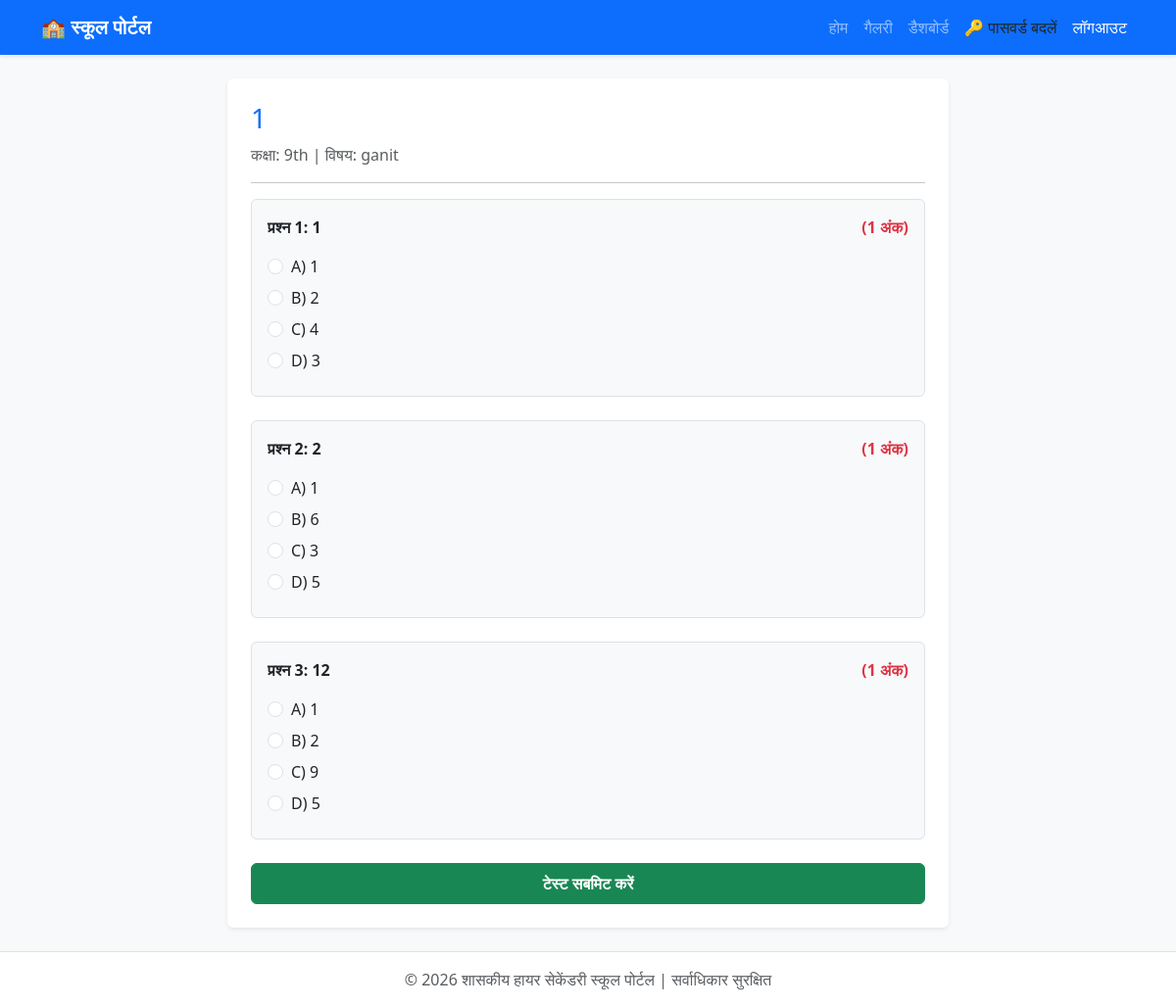
Page /test/take/5/ (signed in) on the committed database.
### core/models.py (models this page shows, shortened)
class MockTest(models.Model):
    CLASS_CHOICES = [
        ('6th', 'Class 6th'), ('7th', 'Class 7th'), ('8th', 'Class 8th'),
        ('9th', 'Class 9th'), ('10th', 'Class 10th'), ('11th', 'Class 11th'), ('12th', 'Class 12th')
    ]
    title = models.CharField(max_length=200, verbose_name="Test Naam")
    school_class = models.CharField(max_length=10, choices=CLASS_CHOICES, verbose_name="Kiske liye Class")
    subject = models.CharField(max_length=100, verbose_name="Subject")
    created_at = models.DateTimeField(auto_now_add=True)

class Question(models.Model):
    QUESTION_TYPES = (
        ('mcq', 'MCQ (Multiple Choice)'),
        ('subjective', 'Subjective / Written'),
    )
    test = models.ForeignKey(MockTest, related_name='questions', on_delete=models.CASCADE)
    question_text = models.TextField(verbose_name="Sawaal")
    question_type = models.CharField(max_length=15, choices=QUESTION_TYPES, default='mcq')
    option_a = models.CharField(max_length=255, blank=True, null=True, verbose_name="Option A")
    option_b = models.CharField(max_length=255, blank=True, null=True, verbose_name="Option B")
    option_c = models.CharField(max_length=255, blank=True, null=True, verbose_name="Option C")
    option_d = models.CharField(max_length=255, blank=True, null=True, verbose_name="Option D")
    correct_option = models.CharField(max_length=5, blank=True, null=True, verbose_name="Sahi Option (A/B/C/D)")
    max_marks = models.IntegerField(default=1, verbose_name="Marks")

### core/views.py (the view, shortened to what this page needs)
# urls.py: path('test/take/<int:test_id>/', views.take_test, name='take_test'),
@login_required
def take_test(request, test_id):
    test = get_object_or_404(MockTest, id=test_id)
    questions = test.questions.all()
    return render(request, 'core/take_test.html', {'test': test, 'questions': questions})

### core/templates/core/take_test.html (shortened to what this page needs)
{% extends 'core/base.html' %}
{% block content %}
<div class="row justify-content-center">
    <div class="col-md-8">
        <div class="card shadow-sm border-0">
            <div class="card-body p-4">
                <h3 class="card-title text-primary">{{ test.title }}</h3>
                <p class="text-muted">कक्षा: {{ test.school_class }} | विषय: {{ test.subject }}</p>
                <hr>
                <form method="POST" enctype="multipart/form-data">
                    {% for question in questions %}
                        <div class="mb-4 p-3 bg-light rounded border">
                            <p class="fw-bold text-dark">प्रश्न {{ forloop.counter }}: {{ question.question_text }} <span class="text-danger float-end">({{ question.max_marks }} अंक)</span></p>
                            {% if question.question_type == 'mcq' %}
                                <div class="form-check mb-2">
                                    <input class="form-check-input" type="radio" name="question_{{ question.id }}" value="A" id="q{{ question.id }}_a" required>
                                    <label class="form-check-label" for="q{{ question.id }}_a">A) {{ question.option_a }}</label>
                                </div>
                                <div class="form-check mb-2">
                                    <input class="form-check-input" type="radio" name="question_{{ question.id }}" value="B" id="q{{ question.id }}_b">
                                    <label class="form-check-label" for="q{{ question.id }}_b">B) {{ question.option_b }}</label>
                                </div>
                                <div class="form-check mb-2">
                                    <input class="form-check-input" type="radio" name="question_{{ question.id }}" value="C" id="q{{ question.id }}_c">
                                    <label class="form-check-label" for="q{{ question.id }}_c">C) {{ question.option_c }}</label>
                                </div>
                                <div class="form-check mb-2">
                                    <input class="form-check-input" type="radio" name="question_{{ question.id }}" value="D" id="q{{ question.id }}_d">
                                    <label class="form-check-label" for="q{{ question.id }}_d">D) {{ question.option_d }}</label>
                                </div>
                            {% endif %}
                        </div>
                    {% endfor %}
                    <button type="submit" class="btn btn-success w-100 py-2 fw-bold">टेस्ट सबमिट करें</button>
                </form>
            </div>
        </div>
    </div>
</div>
{% endblock %}

### rows in the picture
MockTest: title "1", school_class "9th", subject "ganit"
Question: question_text "1", max_marks "1", option_a "1", option_b "2", option_c "4", option_d "3"
Question: question_text "2", max_marks "1", option_a "1", option_b "6", option_c "3", option_d "5"
Question: question_text "12", max_marks "1", option_a "1", option_b "2", option_c "9", option_d "5"
